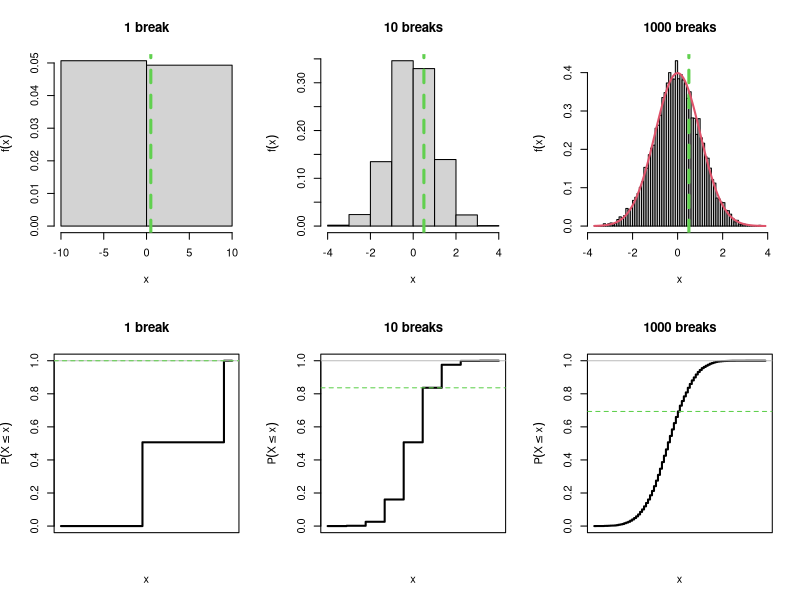
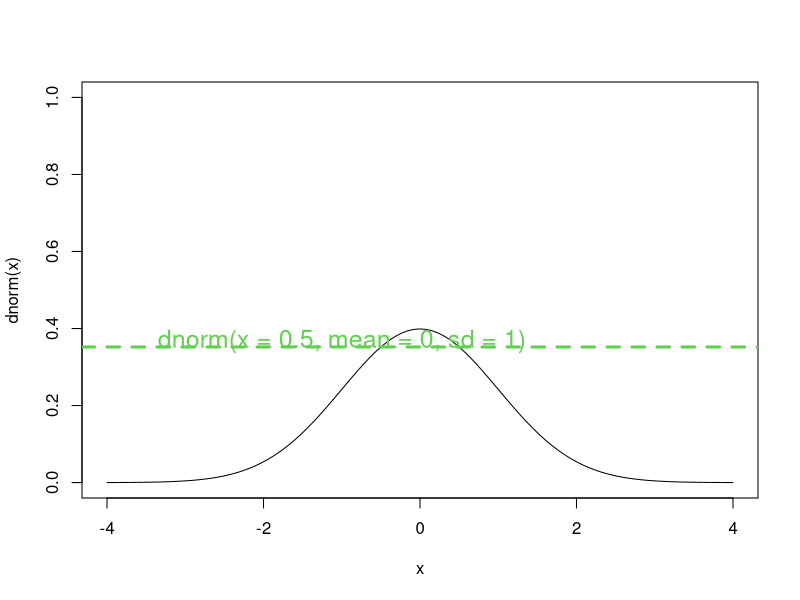
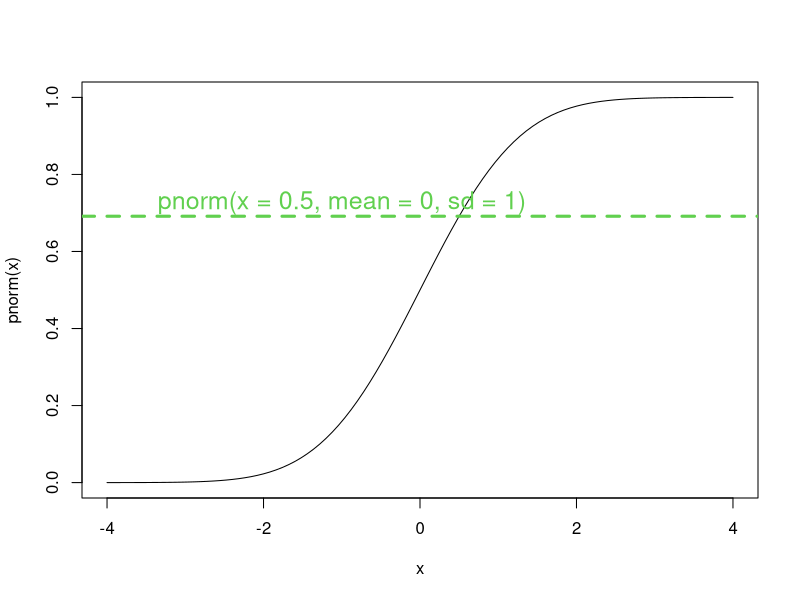

The R script that drew these images, in order:
## ---- chunk 1
knitr::opts_chunk$set(fig.retina = 4, warning = FALSE, message = FALSE, fig.height = 5, fig.width = 7)
## ---- chunk 2
## df stands for 'data frame'
df <- data.frame(
  experimental_unit = 1:12,
  health_status = rep(c("Healthy", "Diseased"), times = c(4, 8)),
  disease_group = rep(c("Control", "TypeA", "TypeB"), times = 4),
  nicotin_abuse = c("none", "low", "high")[c(1, 2, 2, 1, 2, 3, 3, 2, 1, 2, 3, 3)],
  number_of_metastases = c(0, 0, 0, 0, 5, 8, 3, 6, 5, 0, 1, 2),
  body_height = c(186, 146, 176, 165, 165, 174, 171, 180, 167, 149, 187, 177)
)
## ---- chunk 3
str(df)
## ---- chunk 4
str(df)
## ---- chunk 5
str(df)
## ---- chunk 6
table(df$health_status)
## ---- chunk 7
table(df$disease_group)
## ---- chunk 8
df$nicotin_abuse <-
  factor(df$nicotin_abuse, levels = c("none", "low", "high"))
## ---- chunk 9
str(df)
## ---- chunk 10
table(df$nicotin_abuse)
## ---- chunk 11
table(df$disease_group)
## ---- chunk 12
prop.table(table(df$disease_group))
## ---- chunk 13

## ---- chunk 14
summary(df$number_of_metastases)
## ---- chunk 15
summary(df$body_height)
## ---- chunk 16

## ---- chunk 17

## ---- chunk 18

## ---- chunk 19

## ---- chunk 20
par(mfrow = c(2,3))
set.seed(1)
x <- rnorm(10000)
h1 <- hist(x, breaks = 1, ylab = expression(f(x)), main = "1 break", freq = F)
abline(v = 0.5, col = 3, lwd = 3, lty = 2)

h2 <- hist(x, breaks = 10, ylab = expression(f(x)), main = "10 breaks", freq = F) 
abline(v = 0.5, col = 3, lwd = 3, lty = 2)

h3 <- hist(x, breaks = 100, ylab = expression(f(x)), main = "1000 breaks", freq = F)
abline(v = 0.5, col = 3, lwd = 3, lty = 2)

curve(dnorm, add = T, col = 2, lwd = 2)

plot(c(0, cumsum(h1$density * diff(h1$breaks)), 1), x = c(h1$breaks, h1$breaks[length(h1$breaks)]+1),  ylab = expression(P(X <= x)), 
     main = "1 break", xaxt = 'n', type = "s", lwd = 2, xlab = "x")
abline(h =1 , col = "gray")
abline(h = sum(h1$density[h1$breaks<0.5] * diff(h1$breaks[h1$breaks<=0.5])), col = 3, lty = 2)

plot(c(0, cumsum(h2$density * diff(h2$breaks)), 1), x = c(h2$breaks, h2$breaks[length(h2$breaks)]+1),  ylab = expression(P(X <= x)), 
     main = "10 breaks", xaxt = 'n', type = "s", lwd = 2, xlab = "x")
abline(h =1 , col = "gray")
abline(h = sum(h2$density[h2$breaks<0.5] * diff(h2$breaks[h2$breaks<=0.5])), col = 3, lty = 2)

plot(c(0, cumsum(h3$density * diff(h3$breaks)), 1), x = c(h3$breaks, h3$breaks[length(h3$breaks)]+1),  ylab = expression(P(X <= x)), 
     main = "1000 breaks", xaxt = 'n', type = "s", lwd = 2, xlab = "x")
abline(h =1 , col = "gray")
abline(h = sum(h3$density[h3$breaks<0.5] * diff(h3$breaks[h3$breaks<=0.5])), col = 3, lty = 2)

par(mfrow = c(1,1))
## ---- chunk 21
dnorm(x = 0.5, 
      mean = 0,
      sd = 1)
## ---- chunk 22
curve(dnorm, from = -4, to = 4, ylim = c(0,1))
abline(h = dnorm(0.5), lwd = 3, lty = 2, col = 3)
text(x = -1, y = dnorm(0.5) + 0.015, "dnorm(x = 0.5, mean = 0, sd = 1)", col = 3, cex = 1.5)
## ---- chunk 23
pnorm(q = 0.5,
      mean = 0,
      sd = 1)
## ---- chunk 24
curve(pnorm, from = -4, to = 4)
abline(h = pnorm(0.5), lwd = 3, lty = 2, col = 3)
text(x = -1, y = pnorm(0.5) + 0.035, "pnorm(x = 0.5, mean = 0, sd = 1)", col = 3, cex = 1.5)
